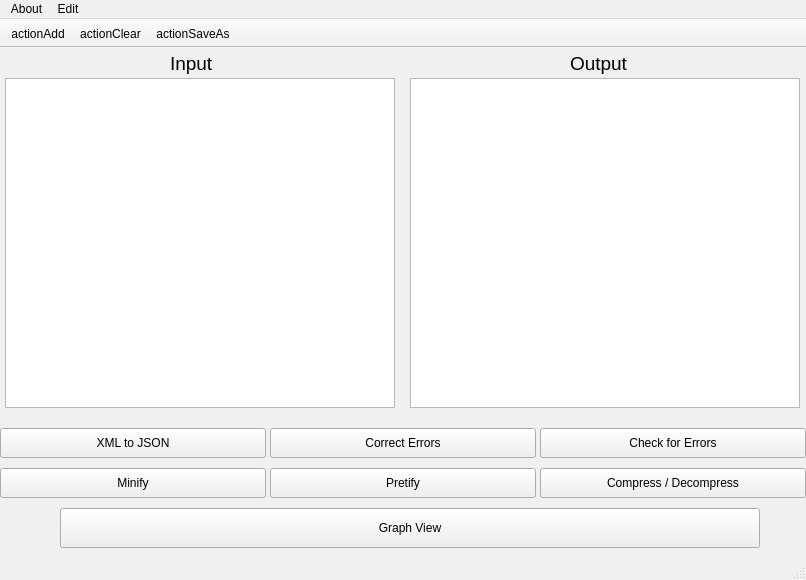
<?xml version="1.0" encoding="UTF-8"?>
<ui version="4.0">
 <class>MainWindow</class>
 <widget class="QMainWindow" name="MainWindow">
  <property name="geometry">
   <rect>
    <x>0</x>
    <y>0</y>
    <width>806</width>
    <height>580</height>
   </rect>
  </property>
  <property name="minimumSize">
   <size>
    <width>806</width>
    <height>580</height>
   </size>
  </property>
  <property name="maximumSize">
   <size>
    <width>806</width>
    <height>580</height>
   </size>
  </property>
  <property name="palette">
   <palette>
    <active>
     <colorrole role="WindowText">
      <brush brushstyle="SolidPattern">
       <color alpha="255">
        <red>0</red>
        <green>0</green>
        <blue>0</blue>
       </color>
      </brush>
     </colorrole>
     <colorrole role="Button">
      <brush brushstyle="SolidPattern">
       <color alpha="255">
        <red>213</red>
        <green>245</green>
        <blue>255</blue>
       </color>
      </brush>
     </colorrole>
     <colorrole role="Light">
      <brush brushstyle="SolidPattern">
       <color alpha="255">
        <red>255</red>
        <green>255</green>
        <blue>255</blue>
       </color>
      </brush>
     </colorrole>
     <colorrole role="Midlight">
      <brush brushstyle="SolidPattern">
       <color alpha="255">
        <red>234</red>
        <green>250</green>
        <blue>255</blue>
       </color>
      </brush>
     </colorrole>
     <colorrole role="Dark">
      <brush brushstyle="SolidPattern">
       <color alpha="255">
        <red>106</red>
        <green>122</green>
        <blue>127</blue>
       </color>
      </brush>
     </colorrole>
     <colorrole role="Mid">
      <brush brushstyle="SolidPattern">
       <color alpha="255">
        <red>142</red>
        <green>163</green>
        <blue>170</blue>
       </color>
      </brush>
     </colorrole>
     <colorrole role="Text">
      <brush brushstyle="SolidPattern">
       <color alpha="255">
        <red>0</red>
        <green>0</green>
        <blue>0</blue>
       </color>
      </brush>
     </colorrole>
     <colorrole role="BrightText">
      <brush brushstyle="SolidPattern">
       <color alpha="255">
        <red>255</red>
        <green>255</green>
        <blue>255</blue>
       </color>
      </brush>
     </colorrole>
     <colorrole role="ButtonText">
      <brush brushstyle="SolidPattern">
       <color alpha="255">
        <red>0</red>
        <green>0</green>
        <blue>0</blue>
       </color>
      </brush>
     </colorrole>
     <colorrole role="Base">
      <brush brushstyle="SolidPattern">
       <color alpha="255">
        <red>255</red>
        <green>255</green>
        <blue>255</blue>
       </color>
      </brush>
     </colorrole>
     <colorrole role="Window">
      <brush brushstyle="SolidPattern">
       <color alpha="255">
        <red>213</red>
        <green>245</green>
        <blue>255</blue>
       </color>
      </brush>
     </colorrole>
     <colorrole role="Shadow">
      <brush brushstyle="SolidPattern">
       <color alpha="255">
        <red>0</red>
        <green>0</green>
        <blue>0</blue>
       </color>
      </brush>
     </colorrole>
     <colorrole role="AlternateBase">
      <brush brushstyle="SolidPattern">
       <color alpha="255">
        <red>234</red>
        <green>250</green>
        <blue>255</blue>
       </color>
      </brush>
     </colorrole>
     <colorrole role="ToolTipBase">
      <brush brushstyle="SolidPattern">
       <color alpha="255">
        <red>255</red>
        <green>255</green>
        <blue>220</blue>
       </color>
      </brush>
     </colorrole>
     <colorrole role="ToolTipText">
      <brush brushstyle="SolidPattern">
       <color alpha="255">
        <red>0</red>
        <green>0</green>
        <blue>0</blue>
       </color>
      </brush>
     </colorrole>
     <colorrole role="PlaceholderText">
      <brush brushstyle="SolidPattern">
       <color alpha="127">
        <red>0</red>
        <green>0</green>
        <blue>0</blue>
       </color>
      </brush>
     </colorrole>
    </active>
    <inactive>
     <colorrole role="WindowText">
      <brush brushstyle="SolidPattern">
       <color alpha="255">
        <red>0</red>
        <green>0</green>
        <blue>0</blue>
       </color>
      </brush>
     </colorrole>
     <colorrole role="Button">
      <brush brushstyle="SolidPattern">
       <color alpha="255">
        <red>240</red>
        <green>240</green>
        <blue>240</blue>
       </color>
      </brush>
     </colorrole>
     <colorrole role="Light">
      <brush brushstyle="SolidPattern">
       <color alpha="255">
        <red>255</red>
        <green>255</green>
        <blue>255</blue>
       </color>
      </brush>
     </colorrole>
     <colorrole role="Midlight">
      <brush brushstyle="SolidPattern">
       <color alpha="255">
        <red>227</red>
        <green>227</green>
        <blue>227</blue>
       </color>
      </brush>
     </colorrole>
     <colorrole role="Dark">
      <brush brushstyle="SolidPattern">
       <color alpha="255">
        <red>160</red>
        <green>160</green>
        <blue>160</blue>
       </color>
      </brush>
     </colorrole>
     <colorrole role="Mid">
      <brush brushstyle="SolidPattern">
       <color alpha="255">
        <red>160</red>
        <green>160</green>
        <blue>160</blue>
       </color>
      </brush>
     </colorrole>
     <colorrole role="Text">
      <brush brushstyle="SolidPattern">
       <color alpha="255">
        <red>0</red>
        <green>0</green>
        <blue>0</blue>
       </color>
      </brush>
     </colorrole>
     <colorrole role="BrightText">
      <brush brushstyle="SolidPattern">
       <color alpha="255">
        <red>255</red>
        <green>255</green>
        <blue>255</blue>
       </color>
      </brush>
     </colorrole>
     <colorrole role="ButtonText">
      <brush brushstyle="SolidPattern">
       <color alpha="255">
        <red>0</red>
        <green>0</green>
        <blue>0</blue>
       </color>
      </brush>
     </colorrole>
     <colorrole role="Base">
      <brush brushstyle="SolidPattern">
       <color alpha="255">
        <red>255</red>
        <green>255</green>
        <blue>255</blue>
       </color>
      </brush>
     </colorrole>
     <colorrole role="Window">
      <brush brushstyle="SolidPattern">
       <color alpha="255">
        <red>240</red>
        <green>240</green>
        <blue>240</blue>
       </color>
      </brush>
     </colorrole>
     <colorrole role="Shadow">
      <brush brushstyle="SolidPattern">
       <color alpha="255">
        <red>105</red>
        <green>105</green>
        <blue>105</blue>
       </color>
      </brush>
     </colorrole>
     <colorrole role="AlternateBase">
      <brush brushstyle="SolidPattern">
       <color alpha="255">
        <red>245</red>
        <green>245</green>
        <blue>245</blue>
       </color>
      </brush>
     </colorrole>
     <colorrole role="ToolTipBase">
      <brush brushstyle="SolidPattern">
       <color alpha="255">
        <red>255</red>
        <green>255</green>
        <blue>220</blue>
       </color>
      </brush>
     </colorrole>
     <colorrole role="ToolTipText">
      <brush brushstyle="SolidPattern">
       <color alpha="255">
        <red>0</red>
        <green>0</green>
        <blue>0</blue>
       </color>
      </brush>
     </colorrole>
     <colorrole role="PlaceholderText">
      <brush brushstyle="SolidPattern">
       <color alpha="128">
        <red>0</red>
        <green>0</green>
        <blue>0</blue>
       </color>
      </brush>
     </colorrole>
    </inactive>
    <disabled>
     <colorrole role="WindowText">
      <brush brushstyle="SolidPattern">
       <color alpha="255">
        <red>106</red>
        <green>122</green>
        <blue>127</blue>
       </color>
      </brush>
     </colorrole>
     <colorrole role="Button">
      <brush brushstyle="SolidPattern">
       <color alpha="255">
        <red>213</red>
        <green>245</green>
        <blue>255</blue>
       </color>
      </brush>
     </colorrole>
     <colorrole role="Light">
      <brush brushstyle="SolidPattern">
       <color alpha="255">
        <red>255</red>
        <green>255</green>
        <blue>255</blue>
       </color>
      </brush>
     </colorrole>
     <colorrole role="Midlight">
      <brush brushstyle="SolidPattern">
       <color alpha="255">
        <red>234</red>
        <green>250</green>
        <blue>255</blue>
       </color>
      </brush>
     </colorrole>
     <colorrole role="Dark">
      <brush brushstyle="SolidPattern">
       <color alpha="255">
        <red>106</red>
        <green>122</green>
        <blue>127</blue>
       </color>
      </brush>
     </colorrole>
     <colorrole role="Mid">
      <brush brushstyle="SolidPattern">
       <color alpha="255">
        <red>142</red>
        <green>163</green>
        <blue>170</blue>
       </color>
      </brush>
     </colorrole>
     <colorrole role="Text">
      <brush brushstyle="SolidPattern">
       <color alpha="255">
        <red>106</red>
        <green>122</green>
        <blue>127</blue>
       </color>
      </brush>
     </colorrole>
     <colorrole role="BrightText">
      <brush brushstyle="SolidPattern">
       <color alpha="255">
        <red>255</red>
        <green>255</green>
        <blue>255</blue>
       </color>
      </brush>
     </colorrole>
     <colorrole role="ButtonText">
      <brush brushstyle="SolidPattern">
       <color alpha="255">
        <red>106</red>
        <green>122</green>
        <blue>127</blue>
       </color>
      </brush>
     </colorrole>
     <colorrole role="Base">
      <brush brushstyle="SolidPattern">
       <color alpha="255">
        <red>213</red>
        <green>245</green>
        <blue>255</blue>
       </color>
      </brush>
     </colorrole>
     <colorrole role="Window">
      <brush brushstyle="SolidPattern">
       <color alpha="255">
        <red>213</red>
        <green>245</green>
        <blue>255</blue>
       </color>
      </brush>
     </colorrole>
     <colorrole role="Shadow">
      <brush brushstyle="SolidPattern">
       <color alpha="255">
        <red>0</red>
        <green>0</green>
        <blue>0</blue>
       </color>
      </brush>
     </colorrole>
     <colorrole role="AlternateBase">
      <brush brushstyle="SolidPattern">
       <color alpha="255">
        <red>245</red>
        <green>245</green>
        <blue>245</blue>
       </color>
      </brush>
     </colorrole>
     <colorrole role="ToolTipBase">
      <brush brushstyle="SolidPattern">
       <color alpha="255">
        <red>255</red>
        <green>255</green>
        <blue>220</blue>
       </color>
      </brush>
     </colorrole>
     <colorrole role="ToolTipText">
      <brush brushstyle="SolidPattern">
       <color alpha="255">
        <red>0</red>
        <green>0</green>
        <blue>0</blue>
       </color>
      </brush>
     </colorrole>
     <colorrole role="PlaceholderText">
      <brush brushstyle="SolidPattern">
       <color alpha="128">
        <red>0</red>
        <green>0</green>
        <blue>0</blue>
       </color>
      </brush>
     </colorrole>
    </disabled>
   </palette>
  </property>
  <property name="mouseTracking">
   <bool>false</bool>
  </property>
  <property name="tabletTracking">
   <bool>false</bool>
  </property>
  <property name="acceptDrops">
   <bool>false</bool>
  </property>
  <property name="windowTitle">
   <string>MainWindow</string>
  </property>
  <property name="autoFillBackground">
   <bool>true</bool>
  </property>
  <widget class="QWidget" name="centralwidget">
   <widget class="QPushButton" name="CorrectButton">
    <property name="geometry">
     <rect>
      <x>270</x>
      <y>380</y>
      <width>266</width>
      <height>30</height>
     </rect>
    </property>
    <property name="cursor">
     <cursorShape>PointingHandCursor</cursorShape>
    </property>
    <property name="text">
     <string>Correct Errors</string>
    </property>
   </widget>
   <widget class="QPushButton" name="compressionButton">
    <property name="geometry">
     <rect>
      <x>540</x>
      <y>420</y>
      <width>266</width>
      <height>30</height>
     </rect>
    </property>
    <property name="cursor">
     <cursorShape>PointingHandCursor</cursorShape>
    </property>
    <property name="text">
     <string>Compress / Decompress</string>
    </property>
   </widget>
   <widget class="QPushButton" name="PretifyButton">
    <property name="geometry">
     <rect>
      <x>270</x>
      <y>420</y>
      <width>266</width>
      <height>30</height>
     </rect>
    </property>
    <property name="cursor">
     <cursorShape>PointingHandCursor</cursorShape>
    </property>
    <property name="text">
     <string>Pretify</string>
    </property>
   </widget>
   <widget class="QPushButton" name="JSONButton">
    <property name="geometry">
     <rect>
      <x>0</x>
      <y>380</y>
      <width>266</width>
      <height>30</height>
     </rect>
    </property>
    <property name="cursor">
     <cursorShape>PointingHandCursor</cursorShape>
    </property>
    <property name="text">
     <string>XML to JSON</string>
    </property>
   </widget>
   <widget class="QPushButton" name="CheckButton">
    <property name="geometry">
     <rect>
      <x>540</x>
      <y>380</y>
      <width>266</width>
      <height>30</height>
     </rect>
    </property>
    <property name="cursor">
     <cursorShape>PointingHandCursor</cursorShape>
    </property>
    <property name="text">
     <string>Check for Errors</string>
    </property>
   </widget>
   <widget class="QPushButton" name="MinifyButton">
    <property name="geometry">
     <rect>
      <x>0</x>
      <y>420</y>
      <width>266</width>
      <height>30</height>
     </rect>
    </property>
    <property name="cursor">
     <cursorShape>PointingHandCursor</cursorShape>
    </property>
    <property name="text">
     <string>Minify</string>
    </property>
   </widget>
   <widget class="QPushButton" name="GraphButton">
    <property name="geometry">
     <rect>
      <x>60</x>
      <y>460</y>
      <width>700</width>
      <height>40</height>
     </rect>
    </property>
    <property name="cursor">
     <cursorShape>PointingHandCursor</cursorShape>
    </property>
    <property name="text">
     <string>Graph View</string>
    </property>
   </widget>
   <widget class="QTextEdit" name="OutputText">
    <property name="geometry">
     <rect>
      <x>410</x>
      <y>30</y>
      <width>390</width>
      <height>330</height>
     </rect>
    </property>
    <property name="horizontalScrollBarPolicy">
     <enum>Qt::ScrollBarAsNeeded</enum>
    </property>
    <property name="readOnly">
     <bool>true</bool>
    </property>
   </widget>
   <widget class="QTextEdit" name="InputText">
    <property name="geometry">
     <rect>
      <x>5</x>
      <y>30</y>
      <width>390</width>
      <height>330</height>
     </rect>
    </property>
   </widget>
   <widget class="QLabel" name="label">
    <property name="geometry">
     <rect>
      <x>170</x>
      <y>0</y>
      <width>60</width>
      <height>31</height>
     </rect>
    </property>
    <property name="font">
     <font>
      <pointsize>14</pointsize>
     </font>
    </property>
    <property name="text">
     <string>Input</string>
    </property>
   </widget>
   <widget class="QLabel" name="label_2">
    <property name="geometry">
     <rect>
      <x>570</x>
      <y>0</y>
      <width>80</width>
      <height>31</height>
     </rect>
    </property>
    <property name="font">
     <font>
      <pointsize>14</pointsize>
     </font>
    </property>
    <property name="layoutDirection">
     <enum>Qt::LeftToRight</enum>
    </property>
    <property name="text">
     <string>Output</string>
    </property>
   </widget>
  </widget>
  <widget class="QStatusBar" name="statusbar"/>
  <widget class="QMenuBar" name="menuBar">
   <property name="geometry">
    <rect>
     <x>0</x>
     <y>0</y>
     <width>806</width>
     <height>32</height>
    </rect>
   </property>
   <widget class="QMenu" name="menuAbout">
    <property name="title">
     <string>About</string>
    </property>
   </widget>
   <widget class="QMenu" name="menuEdit">
    <property name="title">
     <string>Edit</string>
    </property>
   </widget>
   <addaction name="menuAbout"/>
   <addaction name="menuEdit"/>
  </widget>
  <widget class="QToolBar" name="toolBar">
   <property name="windowTitle">
    <string>toolBar</string>
   </property>
   <property name="movable">
    <bool>false</bool>
   </property>
   <property name="floatable">
    <bool>false</bool>
   </property>
   <attribute name="toolBarArea">
    <enum>TopToolBarArea</enum>
   </attribute>
   <attribute name="toolBarBreak">
    <bool>false</bool>
   </attribute>
   <addaction name="actionAdd"/>
   <addaction name="actionClear"/>
   <addaction name="actionSaveAs"/>
  </widget>
  <action name="actionAdd">
   <property name="icon">
    <iconset>
     <normaloff>Toolbar icons/plus.png</normaloff>Toolbar icons/plus.png</iconset>
   </property>
   <property name="text">
    <string>actionAdd</string>
   </property>
  </action>
  <action name="actionSaveAs">
   <property name="icon">
    <iconset>
     <normaloff>Toolbar icons/save-as.png</normaloff>Toolbar icons/save-as.png</iconset>
   </property>
   <property name="text">
    <string>actionSaveAs</string>
   </property>
  </action>
  <action name="actionClear">
   <property name="icon">
    <iconset>
     <normaloff>Toolbar icons/clear.png</normaloff>Toolbar icons/clear.png</iconset>
   </property>
   <property name="text">
    <string>actionClear</string>
   </property>
  </action>
 </widget>
 <resources/>
 <connections/>
</ui>
